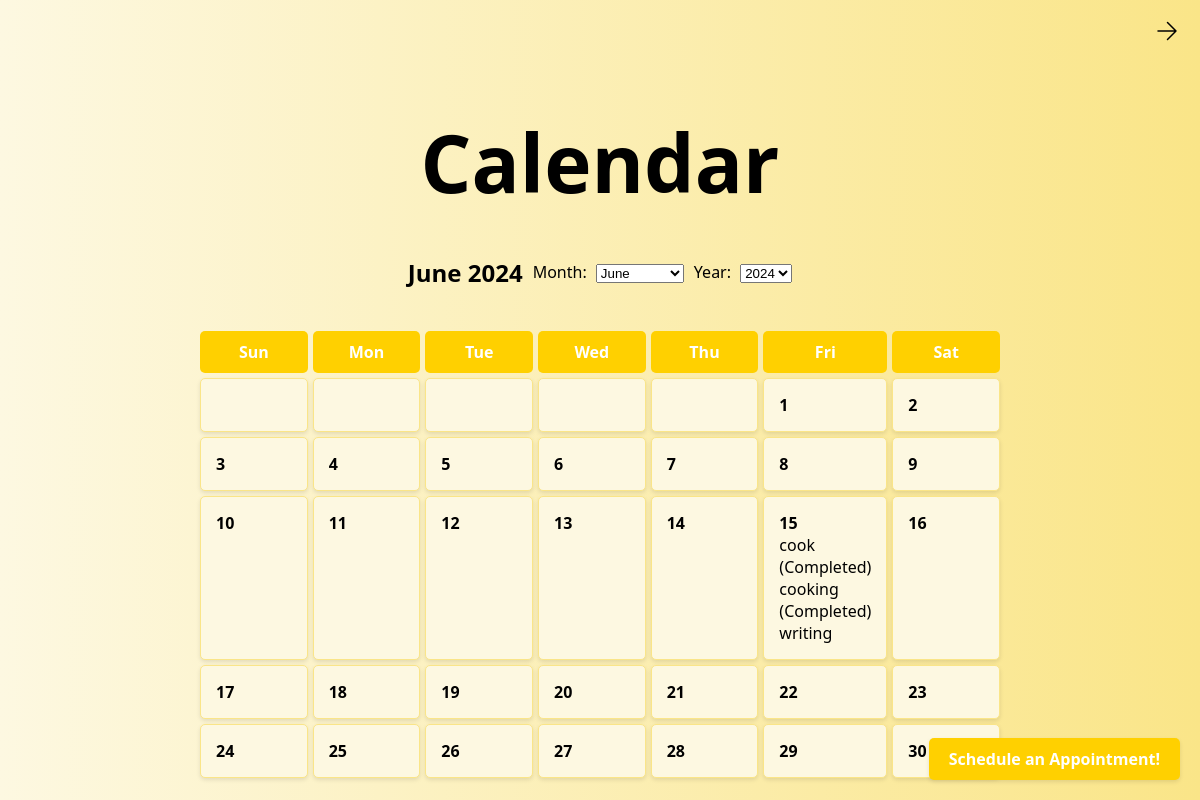
/calendar, run on an earlier commit of the app's database.
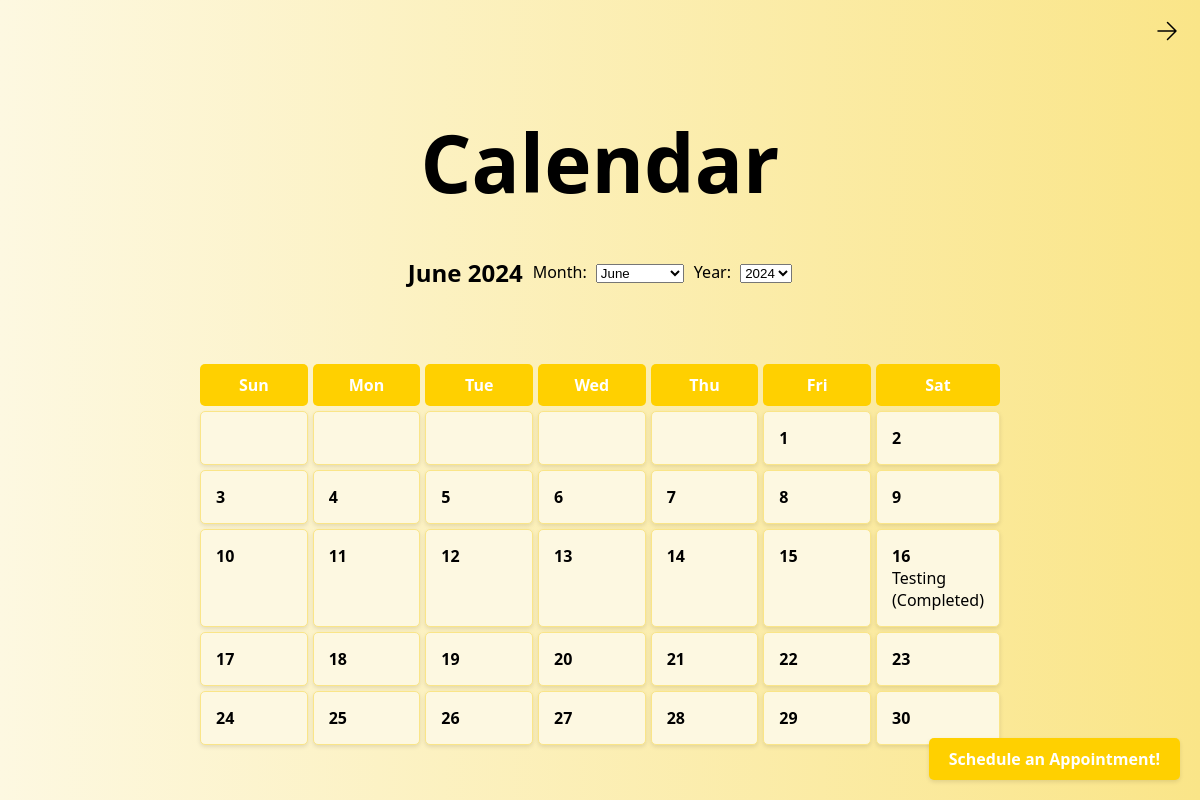
And on a later commit of the database.
### test.py (models this page shows)
class Task(db.Model):
    id = db.Column(db.Integer, primary_key=True)
    task_name = db.Column(db.String(150), nullable=False)
    task_description = db.Column(db.Text, nullable=False)
    task_date = db.Column(db.DateTime, nullable=False, default=datetime.utcnow)
    completion_time = db.Column(db.DateTime, nullable=True)
    status = db.Column(db.String(20), nullable=False, default='Pending')

### test.py (the view)
@app.route('/calendar', methods=['GET', 'POST'])
def calendar_view():
    now = datetime.now()
    year = request.args.get('year', now.year, type=int)
    month = request.args.get('month', now.month, type=int)
    appointments = Appointment.query.filter(
        db.extract('year', Appointment.appointment_date) == year,
        db.extract('month', Appointment.appointment_date) == month
    ).all()
    appointments_by_day = {}
    for appointment in appointments:
        day = appointment.appointment_date.day
        if day not in appointments_by_day:
            appointments_by_day[day] = []
        appointments_by_day[day].append(appointment)
    month_days, tasks_by_day = generate_calendar(year, month)
    month_name = datetime(year, month, 1).strftime('%B')
    return render_template('calendar.html', year=year, month=month, month_name=month_name,
                           month_days=month_days, tasks_by_day=tasks_by_day,
                           appointments_by_day=appointments_by_day, datetime=datetime)

### test.py (called while the page is built)
def generate_calendar(year, month):
    cal = calendar.Calendar(firstweekday=0)
    month_days = cal.monthdayscalendar(year, month)
    tasks = Task.query.all()
    tasks_by_day = {}
    for task in tasks:
        if task.task_date.year == year and task.task_date.month == month:
            day = task.task_date.day
            if day not in tasks_by_day:
                tasks_by_day[day] = []
            tasks_by_day[day].append(task)
    return month_days, tasks_by_day

### templates/calendar.html (shortened to what this page needs)
<!DOCTYPE html>
<html lang="en">
<head>
    <link rel="stylesheet" href="{{ url_for('static', filename='css/cal.css') }}">
</head>
<body>
    <header>
        <nav>
            <ul>
                <li style="float:right">
                    <a href="{{ url_for('homepage') }}">
                        <svg width="24px" height="24px" viewBox="0 0 24 24" stroke-width="1.5" fill="none" xmlns="http://www.w3.org/2000/svg" color="#000000">
                            <path d="M3 12L21 12M21 12L12.5 3.5M21 12L12.5 20.5" stroke="#000000" stroke-width="1.5" stroke-linecap="round" stroke-linejoin="round"></path>
                        </svg>
                    </a>
                </li>
            </ul>
        </nav>
    </header>
    <main>
        <h1>Calendar</h1>
        <div class="calendar-header">
            <h2>{{ month_name }} {{ year }}</h2>
            <form id="monthForm" method="get" action="{{ url_for('calendar_view') }}">
                <label for="month">Month:</label>
                <select name="month" id="month" onchange="this.form.submit()">
                    {% for m in range(1, 13) %}
                        <option value="{{ m }}" {% if m == month %}selected{% endif %}>{{ datetime(year, m, 1).strftime('%B') }}</option>
                    {% endfor %}
                </select>
            </form>
            <form id="yearForm" method="get" action="{{ url_for('calendar_view') }}">
                <label for="year">Year:</label>
                <select name="year" id="year" onchange="this.form.submit()">
                    {% for y in range(year - 5, year + 6) %}
                        <option value="{{ y }}" {% if y == year %}selected{% endif %}>{{ y }}</option>
                    {% endfor %}
                </select>
            </form>
        </div>
        <div class="calendar">
            <div class="datetext">Sun</div>
            <div class="datetext">Mon</div>
            <div class="datetext">Tue</div>
            <div class="datetext">Wed</div>
            <div class="datetext">Thu</div>
            <div class="datetext">Fri</div>
            <div class="datetext">Sat</div>
            {% for week in month_days %}
                {% for day in week %}
                    {% if day == 0 %}
                        <div class="day empty"></div>
                    {% else %}
                        <div class="day">
                            {{ day }}
                            {% if day in tasks_by_day %}
                                <ul>
                                    {% for task in tasks_by_day[day] %}
                                        <li class="tasktitle">{{ task.task_name }} {% if task.completion_time %}(Completed){% endif %}</li>
                                    {% endfor %}
                                </ul>
                            {% endif %}
                        </div>
                    {% endif %}
                {% endfor %}
            {% endfor %}
        </div>
        <a class="appointb" href="#myModal">Schedule an Appointment!</a>
    </main>
</body>
</html>

What changed in the data, as far as the page shows it:
removed Task: task_name "cook", shows "(Completed)", shown under "15"
removed Task: task_name "cooking", shows "(Completed)", shown under "15"
removed Task: task_name "writing", shown under "15"
added Task: task_name "Testing", shows "(Completed)", shown under "16"
